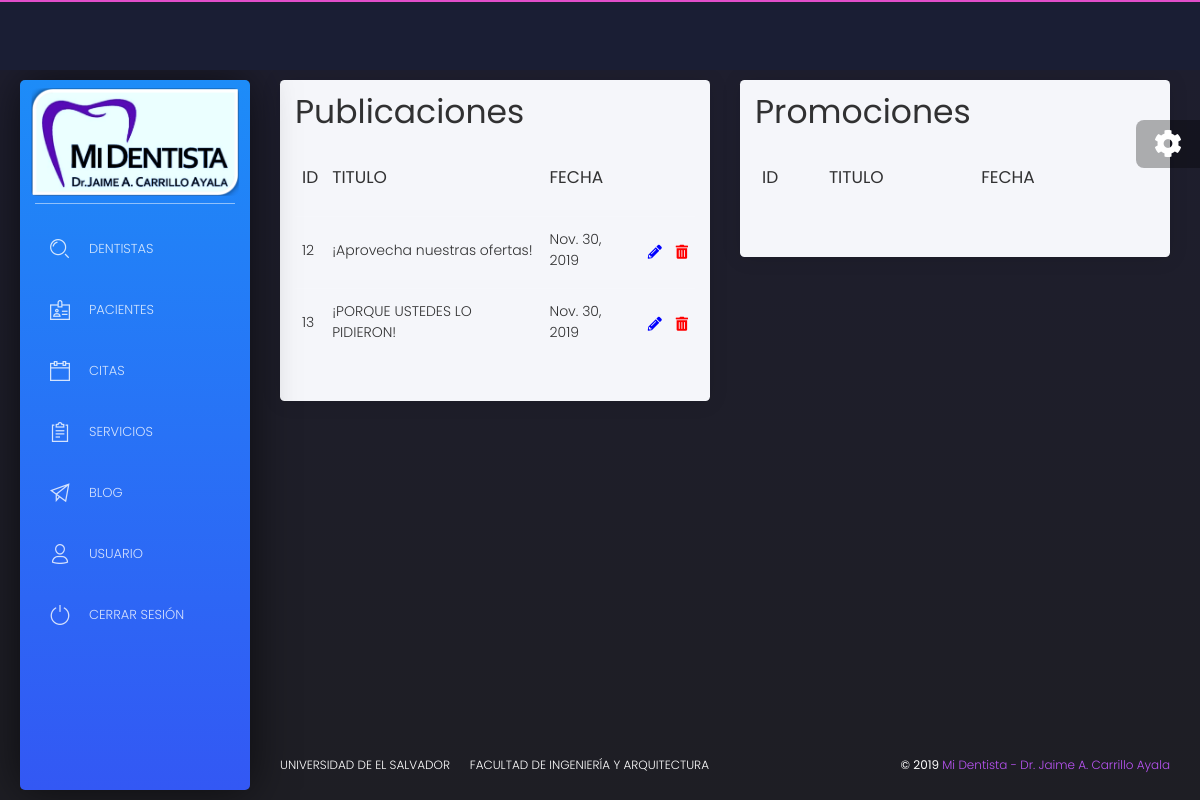
/core/blog (signed in), run on an earlier commit of the app's database.
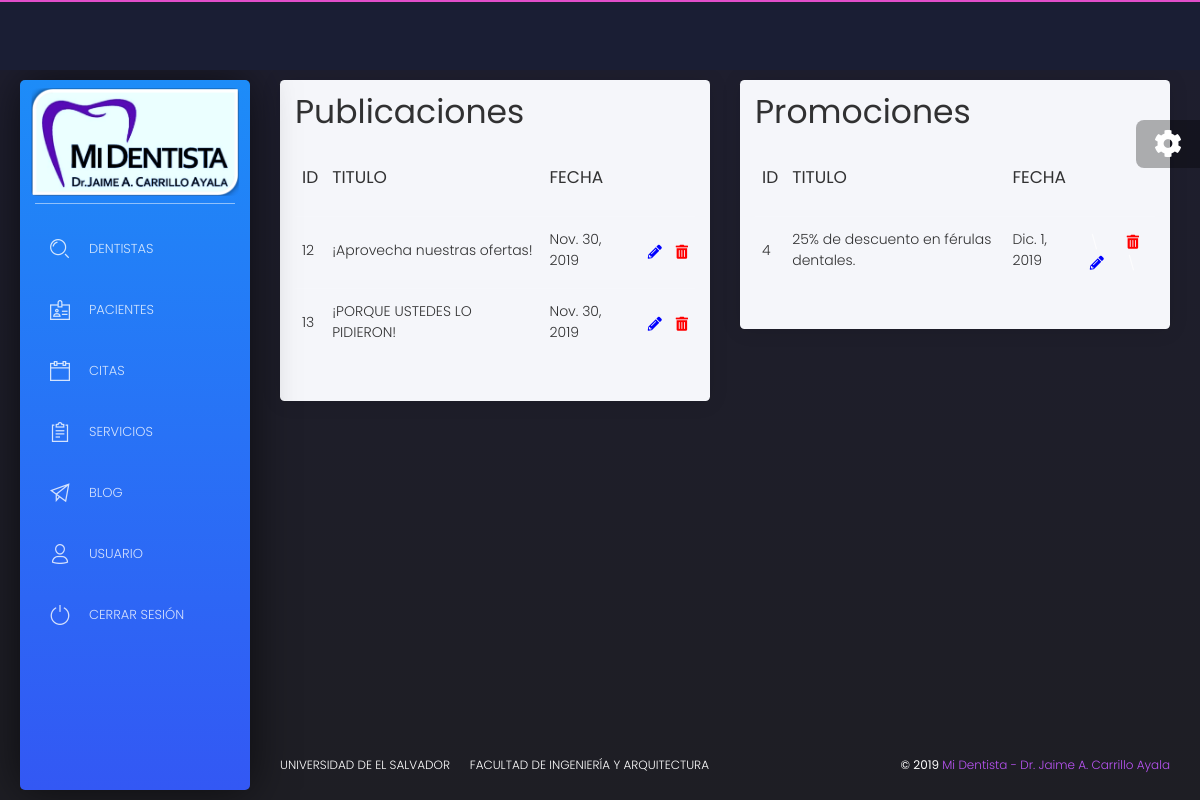
And on a later commit of the database.
### core/models.py (models this page shows)
class Publicacion(models.Model):
    id = models.AutoField(primary_key=True)
    titulo = models.CharField(max_length=128)
    descripcion = models.CharField(max_length=1024)
    created = models.DateField(auto_now=True)
    image = models.ImageField(upload_to='post/%Y/%m/%D/', null=True, blank=True)

class Promocion(models.Model):
    id = models.AutoField(primary_key=True)
    tratamiento = models.ForeignKey(Tratamiento, on_delete=models.CASCADE, blank=True, null=True)
    titulo = models.CharField(max_length=64)
    descripcion = models.CharField(max_length=512)
    descuento = models.DecimalField(max_digits=5, decimal_places=2, default=0, validators=[MinValueValidator(0)])
    image = models.ImageField(upload_to='promo/%Y/%m/%D/', null=True, blank=True)
    created = models.DateField(auto_now=True)

### core/views.py (the view)
# urls.py: path('blog', Blog, name = 'blog'),
@login_required
def Blog(request):
    promociones = Promocion.objects.all()
    publicaciones = Publicacion.objects.all()
    return render(request, "core/blog.html", {'publicaciones':publicaciones, 'promociones':promociones})

### core/templates/core/blog.html (shortened to what this page needs)
{% extends 'core/base.html' %}
{% load static %}
{% block content %}
<div class="content">
    <div class="row">
        <div class="col-md-6">
			<div class="card white-content">
              	<div class="card-header">
              		<h1>Publicaciones</h1>
				</div>
				<div class="card-body">
					<div class="table-responsive">
						<table class="table " id="">
							<thead class=" text-primary">
								<th>
									<h4>ID</h4>
								</th>
								<th>
									<h4>Titulo</h4>
								</th>
								<th>
									<h4>Fecha</h4>
								</th>
								<th>
								</th>
							</thead>
							<tbody>
								{% for publicacion in publicaciones %}
									<tr>
										<td>
											<p>{{publicacion.id}}</p>
										</td>
										<td>
											<p>{{publicacion.titulo}}</p>
										</td>
										<td>
											<p>{{publicacion.created}}</p>
										</td>
										<td>
												<a href="{% url 'core:modificarpublicacion' publicacion.pk %}">
													<font color=blue><i class="fas fa-pencil-alt"></i></font>
												</a>
										</td>
										<td>
												<a href="{% url 'core:eliminarpublicacion' publicacion.id|slugify %}">
													<font color=red><i class="fas fa-trash-alt"></i></font>
												</a>
										</td>
									</tr>
								{% endfor %}
							</tbody>
						</table>
					</div>
				</div>
			</div>
		</div>
		<div class="col-md-6">
			<div class="card white-content">
				<div class="card-header">
					<h1>Promociones</h1>
				</div>
				<div class="card-body">
					<div class="table-responsive">
						<table class="table tablesorter " id="">
							<thead class=" text-primary">
								<th>
									<h4>ID</h4>
								</th>
								<th>
									<h4>Titulo</h4>
								</th>
								<th>
									<h4>Fecha</h4>
								</th>
								<th>
								</th>
							</thead>
							<tbody>
								{% for promocion in promociones %}
									<tr>
										<td>
											<p>{{promocion.id}}</p>
										</td>
										<td>
											<p>{{promocion.titulo}}</p>
										</td>
										<td>
											<p>{{promocion.created}}</p>
										</td>
										<td>
												<a href="{% url 'core:modificarpromocion' promocion.pk %}">
													<font color=blue><i class="fas fa-pencil-alt"></i></font>
												</a>
										</td>
										<td>
												<a href="{% url 'core:eliminarpromocion' promocion.id|slugify %}">
													<font color=red><i class="fas fa-trash-alt"></i></font>
												</a>
										</td>
									</tr>
									{% endfor %}
								</tbody>
							</table>
						</div>
					</div>
				</div>
			</div>
		</div>
	</div>
{% endblock %}

What changed in the data, as far as the page shows it:
added Promocion: id "4", titulo "25% de descuento en férulas dentales.", created "Dic. 1, 2019"
